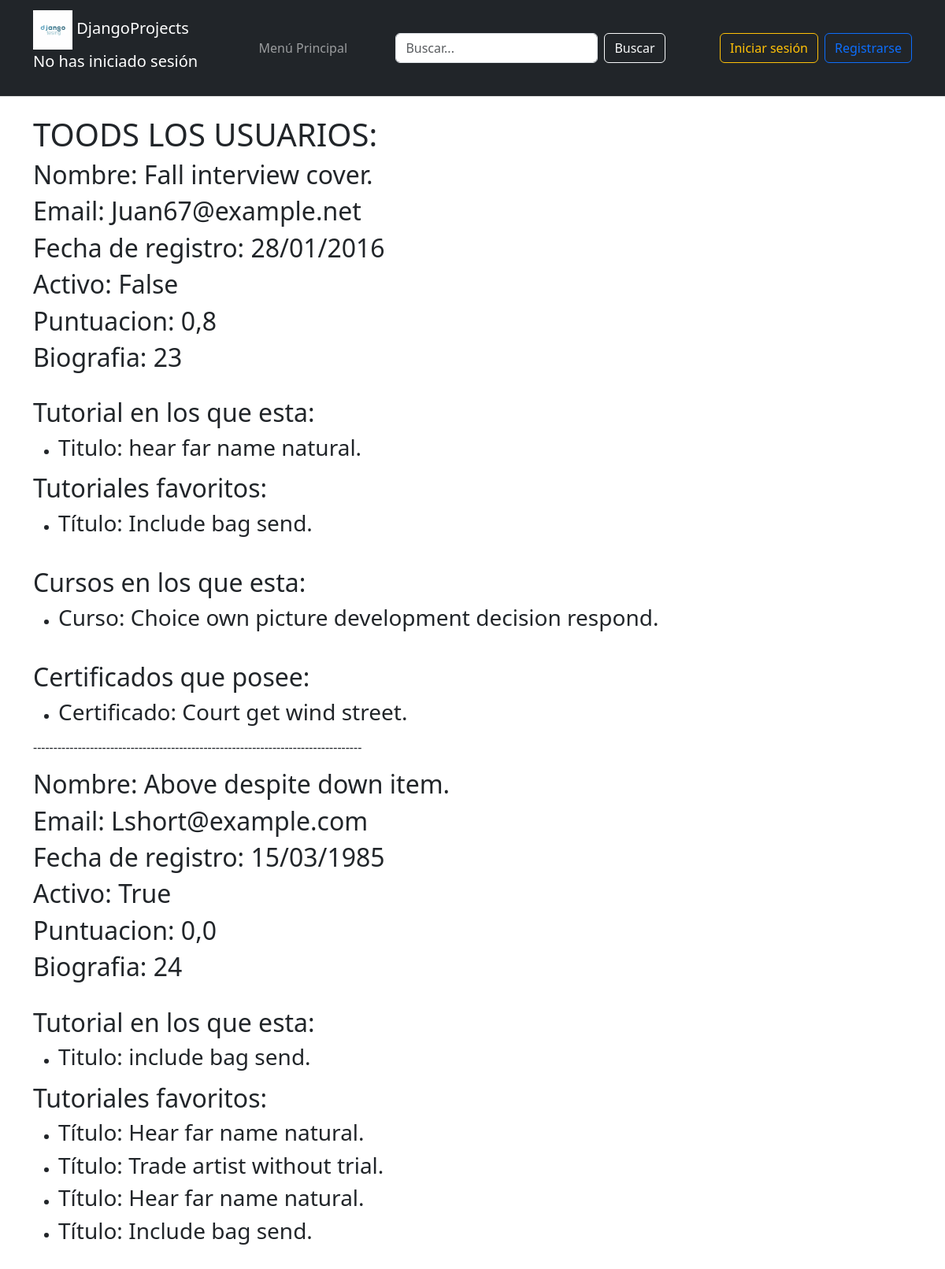
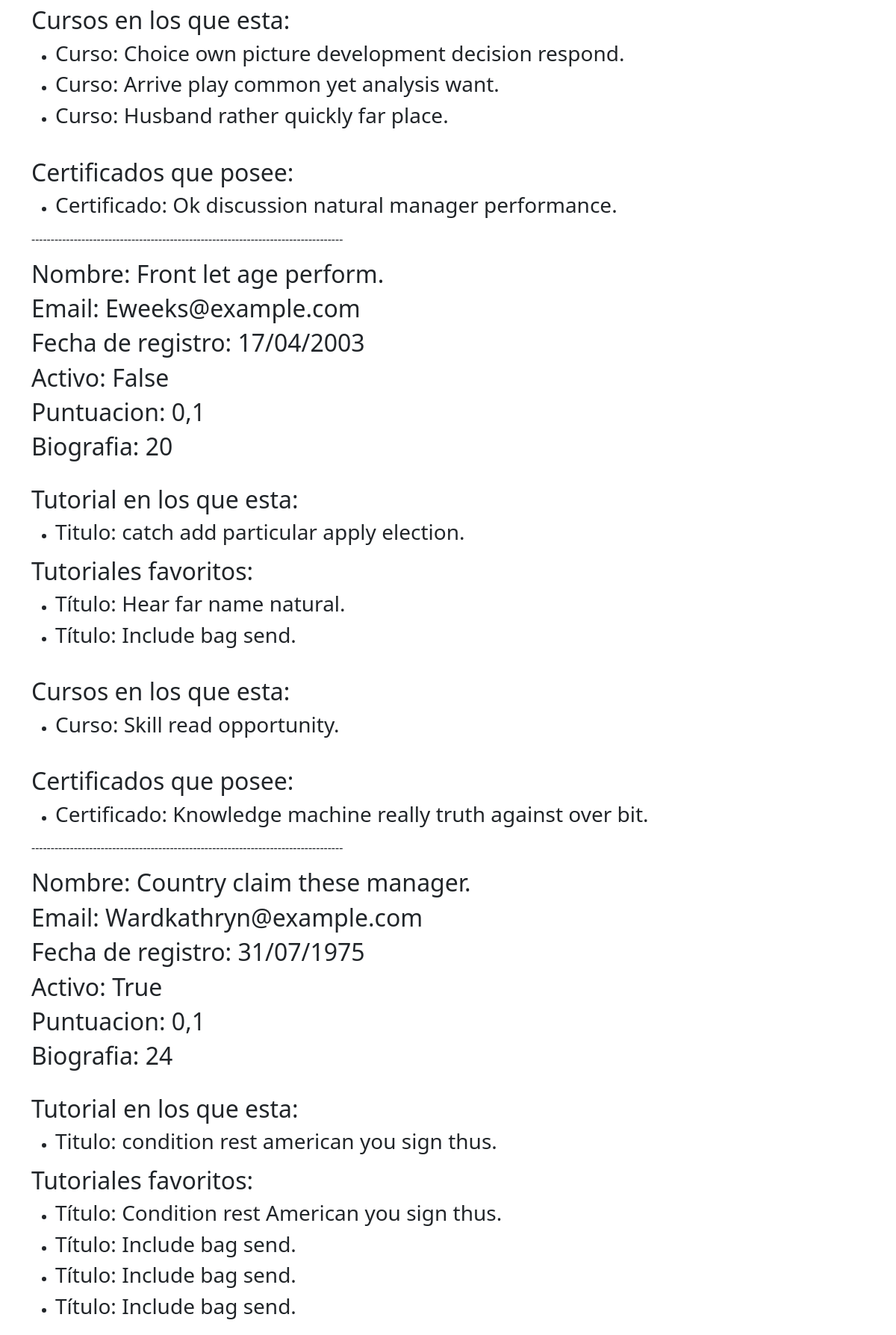
Screenshot of /Usuarios/listaUsuario (upper part) with the database file from the repository (2 pictures, top to bottom).
### tutorial/models.py (models this page shows, shortened)
class Usuario(AbstractBaseUser, PermissionsMixin):
    ADMINISTRADOR = 1
    PROFESOR = 2
    ESTUDIANTE = 3
    ROLES = (
        (ADMINISTRADOR, 'administrador'),
        (PROFESOR, 'profesor'),
        (ESTUDIANTE, 'estudiante'),
    )
    email = models.EmailField(unique=True)
    nombre = models.CharField(max_length=30)
    fecha_Registro = models.DateField(null=True, blank=True)
    puntuacion = models.DecimalField(max_digits=3, decimal_places=1, default=0.0)
    es_activo = models.BooleanField(default=True)
    is_staff = models.BooleanField(default=False)  # Aquí está el campo
    is_superuser = models.BooleanField(default=False)  # Aquí está el campo
    rol = models.PositiveSmallIntegerField(choices=ROLES, default=ADMINISTRADOR)
    imagen = models.ImageField(upload_to='imagenes/', null=True, blank=True)
    USERNAME_FIELD = 'email'  # Campo único para autenticación
    REQUIRED_FIELDS = ['nombre']  # Campos obligatorios para createsuperuser
    objects = UsuarioManager()  # Asegúrate de que el manager esté asignado correctamente

class Perfil(models.Model):
    bio = models.TextField()
    fecha_Nacimiento = models.DateField()
    REDES = [
        ("IG", "Instagram"),
        ("FB", "Facebook"),
        ("TW", "Twitter"),
        ("LI", "LinkedIn"),
    ]
    redes = models.CharField(choices=REDES, max_length=50)
    estudios = models.TextField(max_length=100)
    usuario = models.OneToOneField(Usuario, on_delete=models.CASCADE, related_name="perfiles_Usuarios")

class Tutorial(models.Model):
    titulo = models.CharField(max_length=50)
    contenido = models.TextField()
    fecha_Creacion = models.DateTimeField()
    visitas = models.IntegerField()
    valoracion = models.DecimalField(max_digits=3, decimal_places=1)
    usuario = models.ForeignKey(Usuario, on_delete=models.CASCADE, related_name="usuario_del_tutorial")

class Favorito(models.Model):
    fecha_Guardado = models.DateTimeField(auto_now=True)
    comentario_Destacado = models.TextField(max_length=300)
    importancia = models.DecimalField(max_digits=3, decimal_places=1)
    notificacion = models.BooleanField(default=False)
    tutorial = models.ForeignKey(Tutorial, on_delete=models.CASCADE, related_name="Tutoriales_favoritos")
    usuario = models.ManyToManyField(Usuario, related_name="Favoritos_del_usuario", through='Favorito_usuario')  # Añadir through

class Curso(models.Model):
    nombre = models.CharField(max_length=50)
    descripcion = models.TextField(max_length=300)
    horas = models.IntegerField(null = False, blank= False)
    precio = models.DecimalField(max_digits=5, decimal_places=2)
    usuario = models.ManyToManyField(Usuario, related_name="usuarios_del_curso")
    tutorial = models.ForeignKey(Tutorial, on_delete=models.CASCADE, related_name="Tutoriales_cursos")

class Certificado(models.Model):
    fecha_emision = models.DateField()
    codigo_verificacion = models.CharField(max_length=50)
    nivel = models.IntegerField()
    url_descarga = models.CharField(max_length=50)
    curso = models.OneToOneField(Curso, on_delete=models.CASCADE, related_name="certificado_Curso")
    usuario = models.OneToOneField(Usuario, on_delete=models.CASCADE, related_name="Certificado_Usuarios")

### tutorial/views.py (the view)
# urls.py: path('Usuarios/listaUsuario', views.listar_usuarios, name = 'listar_ususario'),
def listar_usuarios (request):
    usuario = Usuario.objects.select_related(
        "perfiles_Usuarios",
        "Certificado_Usuarios"
    ).prefetch_related(
        Prefetch("usuario_del_tutorial"),
        Prefetch("Favoritos_del_usuario"),
        Prefetch("usuarios_del_curso"),
    ).all()
    return render(request, 'Usuario/listaUsuario.html', {"usuaios_mostrar": usuario})

### tutorial/templates/Usuario/listaUsuario.html
{% extends "Padre.html" %}
{% block cabecera %}
<h1>TOODS LOS USUARIOS: </h1>
{% endblock %}
{% block contenido %}
    {% for usuario in usuaios_mostrar %}
        {% include "Usuario/usuarios.html" %}
    {% endfor %}
{% endblock %}

### tutorial/templates/Usuario/usuarios.html
<div>
    <h2>Nombre: {{ usuario.nombre  | center:"15"}}</h2>
    <h2>Email: {{ usuario.email  | capfirst}}</h2>
    <h2>Fecha de registro: {{ usuario.fecha_Registro | date:"d/m/Y"}}</h2>
    <h2>Activo: {{ usuario.es_activo }}</h2>
    <h2>Puntuacion: {{ usuario.puntuacion }}</h2>
    <h2>Biografia: {{ usuario.perfiles_Usuarios.bio | wordcount}}</h2>
    <br>
    <h2>Tutorial en los que esta: </h2>
    <ul>
        {% for tutorial in usuario.usuario_del_tutorial.all %}
            <li><h3>Titulo: {{ tutorial.titulo | lower }}</h3></li>
            {% empty%}
            <h3>NO ESTA EN NINGUN TUTORIAL</h3>
        {%endfor%}
    </ul>
    <h2>Tutoriales favoritos: </h2>
    <ul>
        {% for favorito in usuario.Favoritos_del_usuario.all %}
            <li>
                <h3>Título: {{ favorito.tutorial.titulo }}</h3>
            </li>
        {% empty %}
            <li>
                <h3>NO TIENE NINGUN CURSO FAVORITO</h3>
            </li>
        {% endfor %}
    </ul>
    <br>
    <h2>Cursos en los que esta: </h2>
    <ul>
        {% for curso in usuario.usuarios_del_curso.all %}
        <li>
            <h3>Curso: {{ curso.nombre }}</h3>
        </li>
        {% empty %}
            <li>
                <h3>NO ESTA EN NINGUN CURSO</h3>
            </li>
        {%endfor%}
    </ul>
    <br>
    <h2>Certificados que posee: </h2>
    <ul>
        <li>
            <h3>Certificado: {{ usuario.Certificado_Usuarios.codigo_verificacion }}</h3>
        </li>
    </ul>
</div>
<p>---------------------------------------------------------------------------------</p>

### tutorial/static/css/EstiloTemplate.css (style rules this page uses)
html, body { height: 100%; margin: 0; padding: 0; font-family: Arial, sans-serif; display: flex; flex-direction: column; }

### rows the page displays
Usuario: nombre "Fall interview cover.", email "Juan67@example.net", fecha_Registro "28/01/2016", es_activo "False", puntuacion "0,8", perfiles_Usuarios.bio "23", Certificado_Usuarios.codigo_verificacion "Court get wind street."
Tutorial: titulo "hear far name natural."
Favorito: tutorial.titulo "Include bag send."
Curso: nombre "Choice own picture development decision respond."
Usuario: nombre "Above despite down item.", email "Lshort@example.com", fecha_Registro "15/03/1985", es_activo "True", puntuacion "0,0", perfiles_Usuarios.bio "24", Certificado_Usuarios.codigo_verificacion "Ok discussion natural manager performance."
Tutorial: titulo "include bag send."
Favorito: tutorial.titulo "Hear far name natural."
Favorito: tutorial.titulo "Trade artist without trial."
Favorito: tutorial.titulo "Hear far name natural."
Curso: nombre "Arrive play common yet analysis want."
Curso: nombre "Husband rather quickly far place."
Usuario: nombre "Front let age perform.", email "Eweeks@example.com", fecha_Registro "17/04/2003", es_activo "False", puntuacion "0,1", perfiles_Usuarios.bio "20", Certificado_Usuarios.codigo_verificacion "Knowledge machine really truth against over bit."
Tutorial: titulo "catch add particular apply election."
Curso: nombre "Skill read opportunity."
Usuario: nombre "Country claim these manager.", email "Wardkathryn@example.com", fecha_Registro "31/07/1975", es_activo "True", puntuacion "0,1", perfiles_Usuarios.bio "24"
Tutorial: titulo "condition rest american you sign thus."
Favorito: tutorial.titulo "Condition rest American you sign thus."
